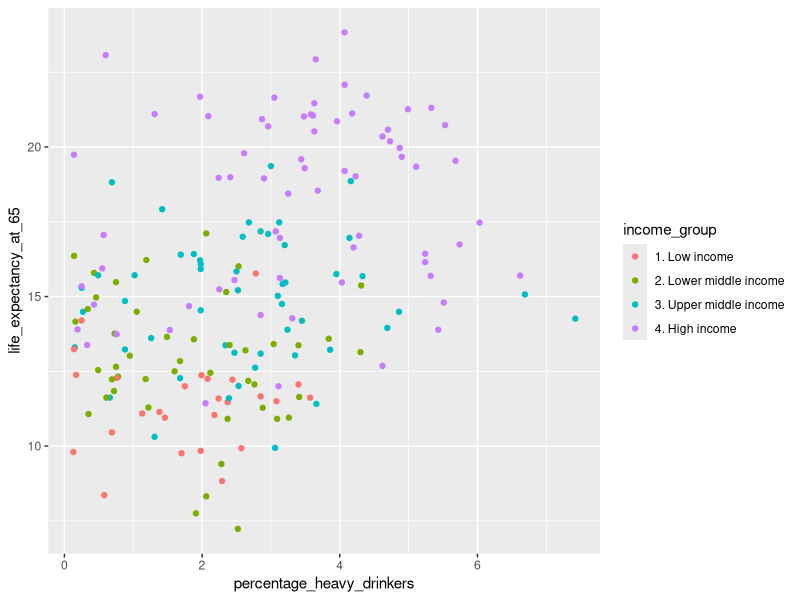
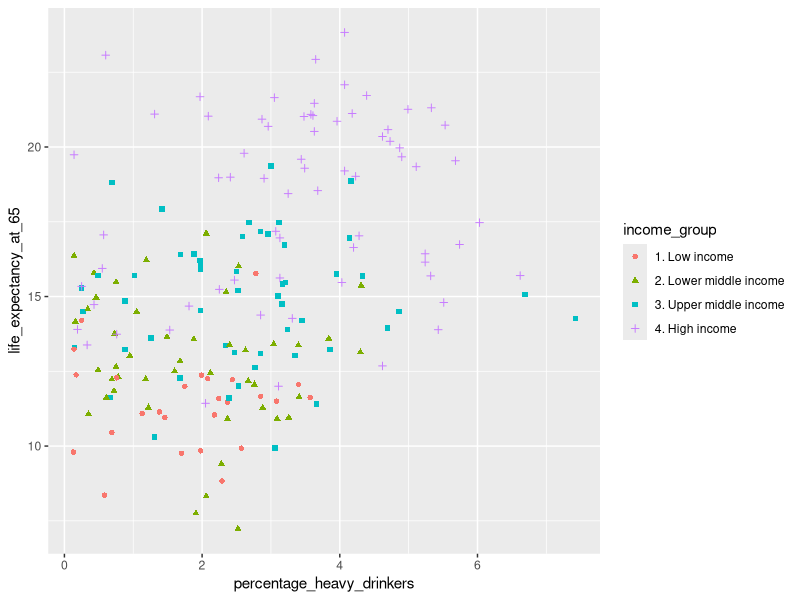
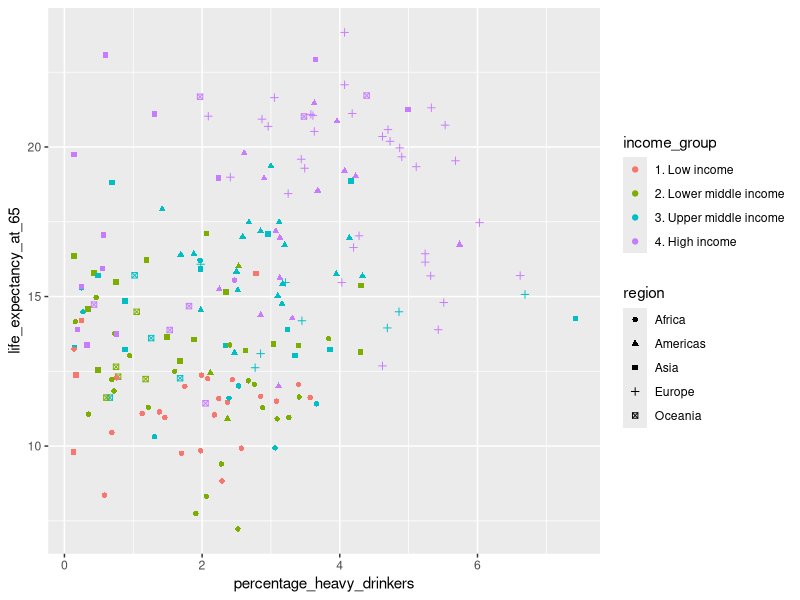
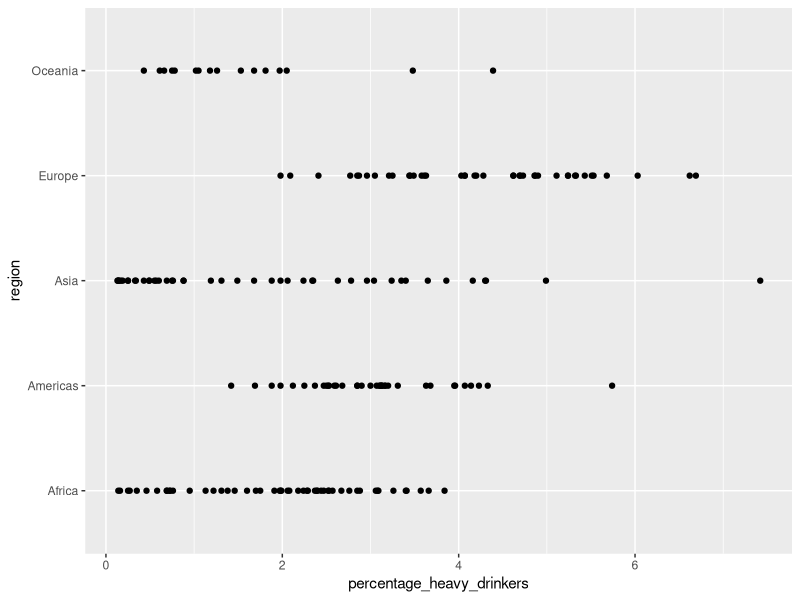
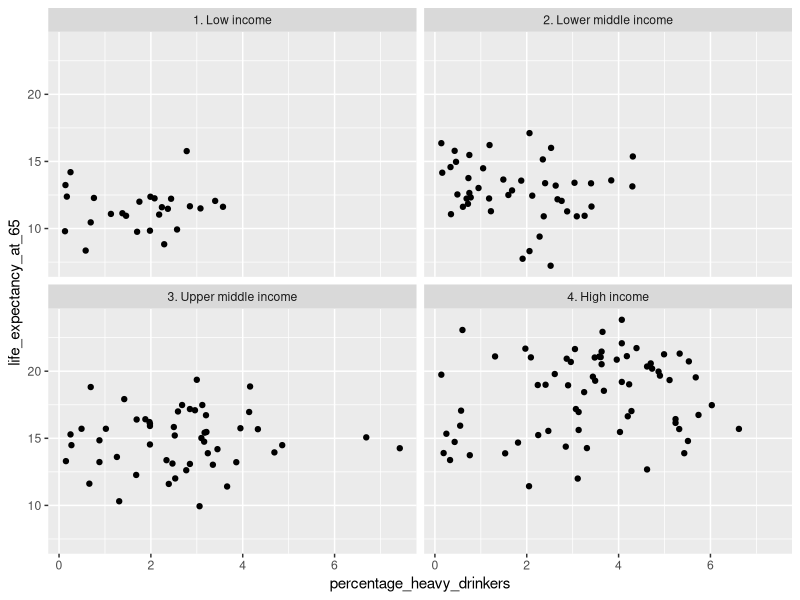
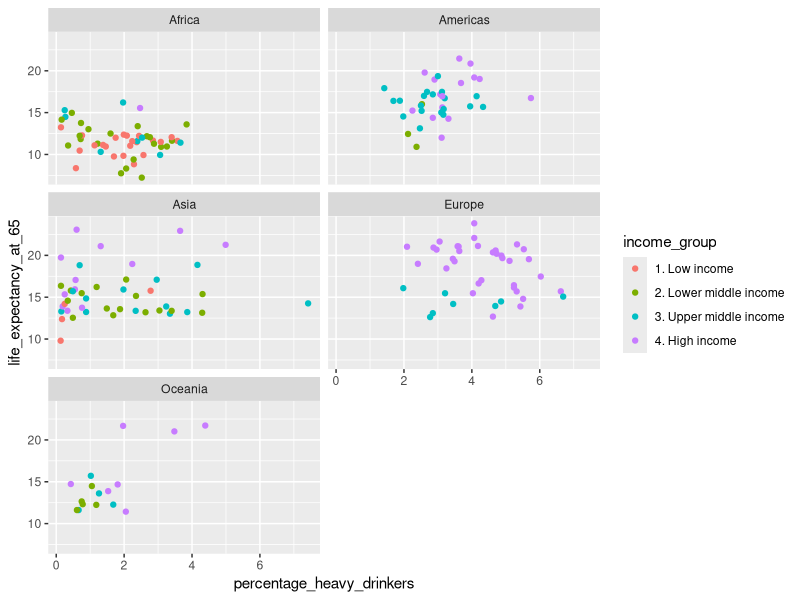

The R script that drew these images, in order:
## ---- chunk 1
#| label: grouping-tidyverse-setup
#| echo: false
#| output: false
# Tidyverse is so noisy when imported the first time, so let's do it here in silence
library(tidyverse)
options(readr.show_col_types = FALSE)
## ---- chunk 2
#| label: income-color-gg
#| slide-show: both
#| slide-title: Color — ggplot
library(tidyverse)

income_df <- read_csv('data/income_lifeexp_alcohol.csv')

ggplot(income_df, aes(
        x = percentage_heavy_drinkers,
        y = life_expectancy_at_65,
        color = income_group
    )) +
    geom_point()
## ---- chunk 3
#| label: income-shape-gg
#| slide-show: both
#| slide-title: Combining shape and color — ggplot
ggplot(income_df) +
    aes(
        x = percentage_heavy_drinkers,
        y = life_expectancy_at_65,
        color = income_group,
        shape = income_group
    ) +
    geom_point()
## ---- chunk 4
#| label: income-region-gg
ggplot(income_df) +
    aes(
        x = percentage_heavy_drinkers,
        y = life_expectancy_at_65,
        color = income_group,
        shape = region
    ) +
    geom_point()
## ---- chunk 5
#| label: region-position-gg
#| slide-show: both
#| slide-title: Giving each group its own lane — ggplot
ggplot(income_df) +
    aes(
        x = percentage_heavy_drinkers,
        y = region,
    ) +
    geom_point()
## ---- chunk 6
#| label: income-facets-gg
#| slide-show: both
#| slide-title: Faceting by income — ggplot
ggplot(income_df) +
    aes(
        x = percentage_heavy_drinkers,
        y = life_expectancy_at_65
    ) +
    geom_point() +
    facet_wrap(vars(income_group), ncol = 2)
## ---- chunk 7
#| label: region-facets-gg
ggplot(income_df) +
    aes(
        x = percentage_heavy_drinkers,
        y = life_expectancy_at_65,
        color = income_group
    ) +
    geom_point() +
    facet_wrap(vars(region), ncol = 2)
